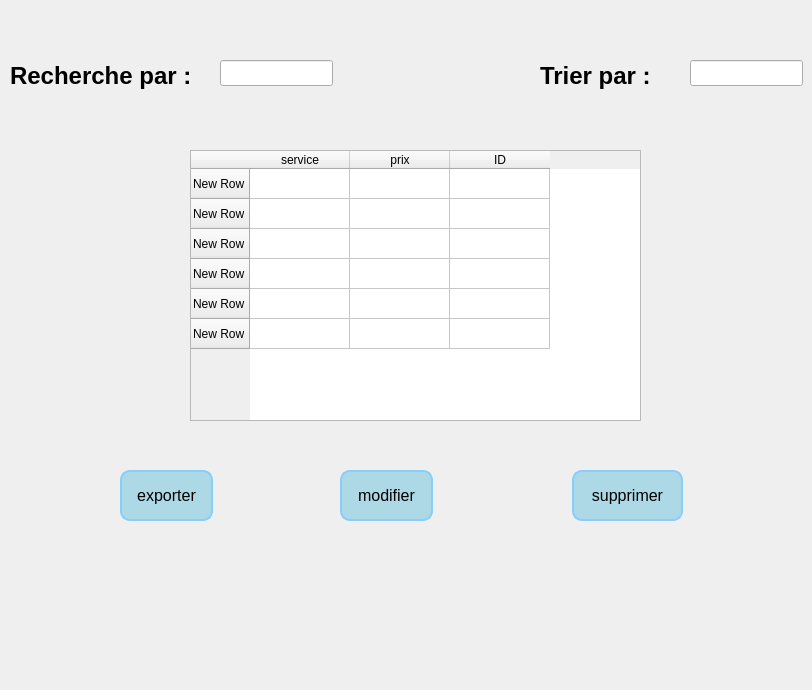
      <widget class="QWidget" name="tab_9">
       <attribute name="icon">
        <iconset resource="resource.qrc">
         <normaloff>:/images/liste-a-puces.png</normaloff>:/images/liste-a-puces.png</iconset>
       </attribute>
       <attribute name="title">
        <string>Consulter</string>
       </attribute>
       <widget class="QLabel" name="label_53">
        <property name="geometry">
         <rect>
          <x>10</x>
          <y>50</y>
          <width>221</width>
          <height>51</height>
         </rect>
        </property>
        <property name="styleSheet">
         <string notr="true">QLabel {
    font-family: 'Arial';    /* You can change this to any preferred font */
    font-size: 24px;         /* Adjust this value for the desired text size */
    color: #000000;          /* Dark color code */
    font-weight: bold;       /* Makes the text bold */
}
</string>
        </property>
        <property name="text">
         <string>Recherche par :</string>
        </property>
       </widget>
       <widget class="QLineEdit" name="lineEdit_39">
        <property name="geometry">
         <rect>
          <x>220</x>
          <y>60</y>
          <width>113</width>
          <height>26</height>
         </rect>
        </property>
       </widget>
       <widget class="QLabel" name="label_54">
        <property name="geometry">
         <rect>
          <x>540</x>
          <y>50</y>
          <width>221</width>
          <height>51</height>
         </rect>
        </property>
        <property name="styleSheet">
         <string notr="true">QLabel {
    font-family: 'Arial';    /* You can change this to any preferred font */
    font-size: 24px;         /* Adjust this value for the desired text size */
    color: #000000;          /* Dark color code */
    font-weight: bold;       /* Makes the text bold */
}
</string>
        </property>
        <property name="text">
         <string>Trier par :</string>
        </property>
       </widget>
       <widget class="QLineEdit" name="lineEdit_40">
        <property name="geometry">
         <rect>
          <x>690</x>
          <y>60</y>
          <width>113</width>
          <height>26</height>
         </rect>
        </property>
       </widget>
       <widget class="QTableWidget" name="tableWidget_5">
        <property name="geometry">
         <rect>
          <x>190</x>
          <y>150</y>
          <width>451</width>
          <height>271</height>
         </rect>
        </property>
        <row>
         <property name="text">
          <string>New Row</string>
         </property>
        </row>
        <row>
         <property name="text">
          <string>New Row</string>
         </property>
        </row>
        <row>
         <property name="text">
          <string>New Row</string>
         </property>
        </row>
        <row>
         <property name="text">
          <string>New Row</string>
         </property>
        </row>
        <row>
         <property name="text">
          <string>New Row</string>
         </property>
        </row>
        <row>
         <property name="text">
          <string>New Row</string>
         </property>
        </row>
        <column>
         <property name="text">
          <string>service</string>
         </property>
        </column>
        <column>
         <property name="text">
          <string>prix</string>
         </property>
        </column>
        <column>
         <property name="text">
          <string>ID</string>
         </property>
        </column>
       </widget>
       <widget class="QPushButton" name="pushButton_17">
        <property name="geometry">
         <rect>
          <x>120</x>
          <y>470</y>
          <width>93</width>
          <height>51</height>
         </rect>
        </property>
        <property name="styleSheet">
         <string notr="true">QPushButton {
    background-color: lightblue;  /* Button background color */
    color: black;                 /* Text color */
    font-size: 16px;              /* Text size */
    border: 2px solid #87CEFA;    /* Light blue border */
    border-radius: 10px;          /* Rounded corners */
    padding: 10px;                /* Padding for a better look */
}

QPushButton:hover {
    background-color: #87CEFA;    /* Slightly darker blue on hover */
}

QPushButton:pressed {
    background-color: #B0E0E6;    /* Lighter blue on press */
}
</string>
        </property>
        <property name="text">
         <string>exporter</string>
        </property>
       </widget>
       <widget class="QPushButton" name="pushButton_18">
        <property name="geometry">
         <rect>
          <x>340</x>
          <y>470</y>
          <width>93</width>
          <height>51</height>
         </rect>
        </property>
        <property name="styleSheet">
         <string notr="true">QPushButton {
    background-color: lightblue;  /* Button background color */
    color: black;                 /* Text color */
    font-size: 16px;              /* Text size */
    border: 2px solid #87CEFA;    /* Light blue border */
    border-radius: 10px;          /* Rounded corners */
    padding: 10px;                /* Padding for a better look */
}

QPushButton:hover {
    background-color: #87CEFA;    /* Slightly darker blue on hover */
}

QPushButton:pressed {
    background-color: #B0E0E6;    /* Lighter blue on press */
}
</string>
        </property>
        <property name="text">
         <string>modifier</string>
        </property>
       </widget>
       <widget class="QPushButton" name="pushButton_19">
        <property name="geometry">
         <rect>
          <x>572</x>
          <y>470</y>
          <width>111</width>
          <height>51</height>
         </rect>
        </property>
        <property name="styleSheet">
         <string notr="true">QPushButton {
    background-color: lightblue;  /* Button background color */
    color: black;                 /* Text color */
    font-size: 16px;              /* Text size */
    border: 2px solid #87CEFA;    /* Light blue border */
    border-radius: 10px;          /* Rounded corners */
    padding: 10px;                /* Padding for a better look */
}

QPushButton:hover {
    background-color: #87CEFA;    /* Slightly darker blue on hover */
}

QPushButton:pressed {
    background-color: #B0E0E6;    /* Lighter blue on press */
}
</string>
        </property>
        <property name="text">
         <string>supprimer</string>
        </property>
       </widget>
       <widget class="QLabel" name="label_62">
        <property name="geometry">
         <rect>
          <x>0</x>
          <y>510</y>
          <width>221</width>
          <height>171</height>
         </rect>
        </property>
        <property name="text">
         <string/>
        </property>
        <property name="pixmap">
         <pixmap resource="resource.qrc">:/images/Shinny__7_-removebg-preview.png</pixmap>
        </property>
        <property name="scaledContents">
         <bool>true</bool>
        </property>
       </widget>
       <widget class="QLabel" name="label_66">
        <property name="geometry">
         <rect>
          <x>340</x>
          <y>60</y>
          <width>41</width>
          <height>21</height>
         </rect>
        </property>
        <property name="text">
         <string/>
        </property>
        <property name="pixmap">
         <pixmap resource="resource.qrc">:/images/chercher.png</pixmap>
        </property>
        <property name="scaledContents">
         <bool>true</bool>
        </property>
       </widget>
      </widget>
